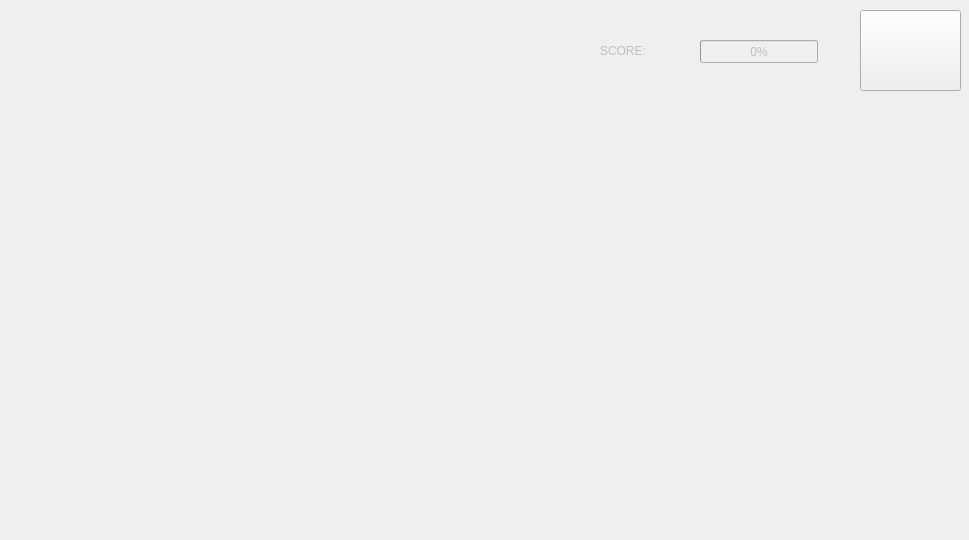
<?xml version="1.0" encoding="UTF-8"?>
<ui version="4.0">
 <class>Form</class>
 <widget class="QWidget" name="Form">
  <property name="geometry">
   <rect>
    <x>0</x>
    <y>0</y>
    <width>969</width>
    <height>540</height>
   </rect>
  </property>
  <property name="windowTitle">
   <string>Handwriting</string>
  </property>
  <widget class="QPushButton" name="buttonErase">
   <property name="geometry">
    <rect>
     <x>860</x>
     <y>10</y>
     <width>101</width>
     <height>81</height>
    </rect>
   </property>
   <property name="text">
    <string/>
   </property>
   <property name="icon">
    <iconset>
     <normaloff>gomme.png</normaloff>gomme.png</iconset>
   </property>
   <property name="iconSize">
    <size>
     <width>100</width>
     <height>100</height>
    </size>
   </property>
   <property name="checkable">
    <bool>true</bool>
   </property>
   <property name="checked">
    <bool>false</bool>
   </property>
  </widget>
  <widget class="QProgressBar" name="progressBarScore">
   <property name="enabled">
    <bool>false</bool>
   </property>
   <property name="geometry">
    <rect>
     <x>700</x>
     <y>40</y>
     <width>118</width>
     <height>23</height>
    </rect>
   </property>
   <property name="value">
    <number>0</number>
   </property>
  </widget>
  <widget class="QLabel" name="label_score">
   <property name="enabled">
    <bool>false</bool>
   </property>
   <property name="geometry">
    <rect>
     <x>600</x>
     <y>40</y>
     <width>81</width>
     <height>21</height>
    </rect>
   </property>
   <property name="text">
    <string>SCORE:</string>
   </property>
  </widget>
 </widget>
 <resources/>
 <connections/>
</ui>
